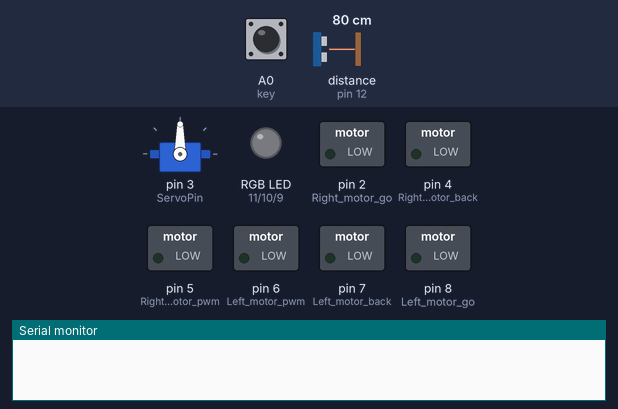
Simulated run of this sketch. Board: Arduino Uno, built with avr-gcc and run on an emulated ATmega328P. On the bench: servo, switched loads named in the sketch (green lamp = pin HIGH), an RGB LED mixed from three pins (HIGH = lit), the last lines printed to the serial monitor. Dashed ring = blinking. The test bench sets the inputs (shaded band); at power-on: A0 (key) HIGH, distance to the obstacle (sensor on pin 12) 80 cm. The echo pulse lasts 58.3 µs per cm; pins used as bus, display or sensor lines are not drawn.

Above: at 0.8 s.
0.9 s: A0 (key) pulled LOW for 0.15 s
At 2.0 s:
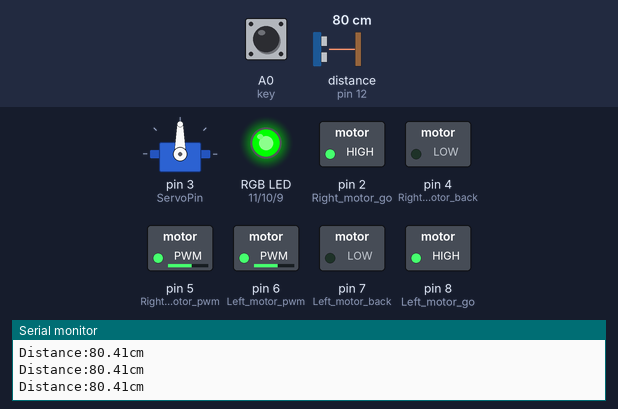
2.6 s: distance to the obstacle (sensor on pin 12) set to 38 cm
5.6 s: distance to the obstacle (sensor on pin 12) set to 32 cm
At 6.0 s:
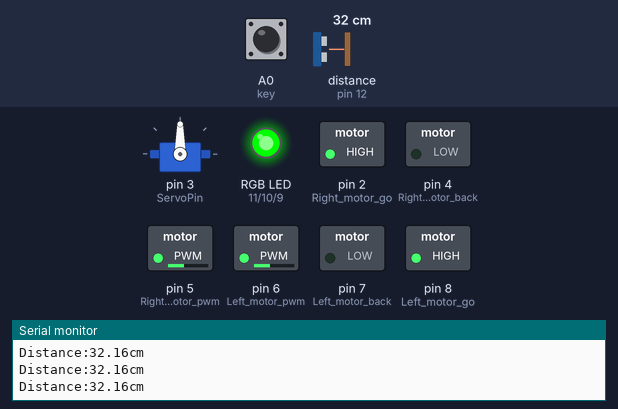
7.1 s: distance to the obstacle (sensor on pin 12) set to 27 cm
10.1 s: distance to the obstacle (sensor on pin 12) set to 22 cm
At 10.7 s:
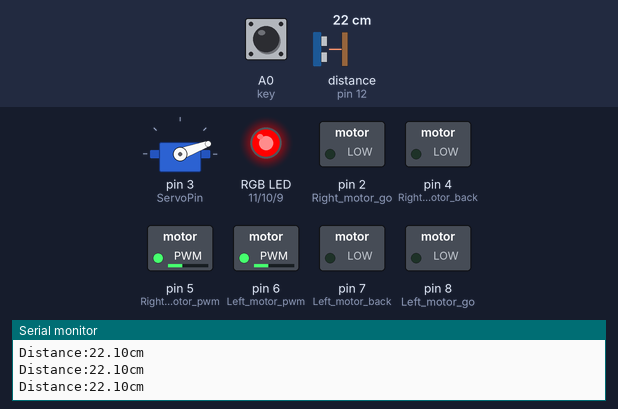
13.1 s: distance to the obstacle (sensor on pin 12) set to 35 cm
At 15.3 s:
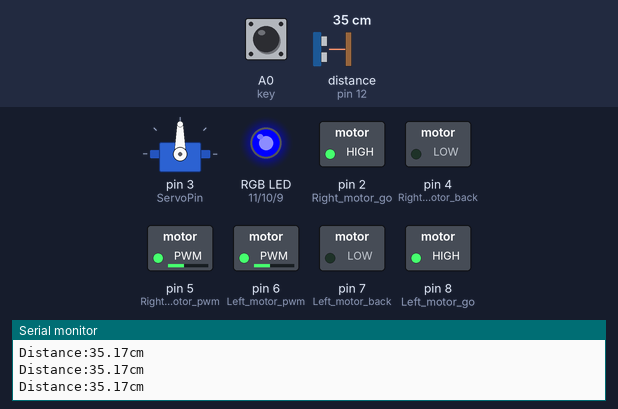
Timing chart, 0 to 16.8 s (numbered marks = the images above; inputs shaded):
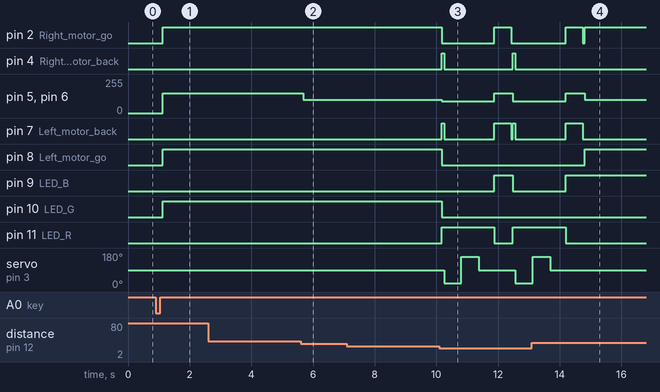

Measured:
- the behaviour switches between 36 and 35 cm on distance to the obstacle (sensor on pin 12) (found by bisection; images 1 and 2)
- the behaviour switches between 25 and 24 cm on distance to the obstacle (sensor on pin 12) (found by bisection; images 2 and 3)
- after the input at 0.9 s, pin 2 (Right_motor_go), pin 8 (Left_motor_go), pin 10 (LED_G): LOW → HIGH after 0.23 s; pin 5 (Right_motor_pwm), pin 6 (Left_motor_pwm): 0/255 → 150/255 after 0.23 s
- after the input at 5.6 s, pin 5 (Right_motor_pwm), pin 6 (Left_motor_pwm): 150/255 → 100/255 after 0.08 s
- after the input at 10.1 s, pin 2 (Right_motor_go): HIGH → LOW after 0.07 s, → HIGH 1.7 s later, → LOW 0.55 s later; pin 4 (Right_motor_back): alternates HIGH for 0.08 s and LOW for 2.2 s, starting after 0.07 s
- after the input at 13.1 s, pin 4 (Right_motor_back): stays LOW (without the input it goes to HIGH after 1.7 s); pin 7 (Left_motor_back): goes on until 14.7 s, then stays LOW; pin 8 (Left_motor_go): LOW → HIGH after 1.7 s; pin 9 (LED_B): goes on until 14.2 s, then stays HIGH; pin 11 (LED_R): goes on until 14.2 s, then stays LOW

The sketch:

servo_ultrasonic_avoid.ino
```cpp
// (licence header left out)
#include <Servo.h>

#define ON  1
#define OFF 0

Servo myservo;

//Definition of Pin
int LED_R = 11;     //LED_R is connected to port 11 of Arduino UNO
int LED_G = 10;     //LED_G is connected to port 10 of Arduino UNO
int LED_B = 9;      //LED_B is connected to port 9 of Arduino UNO

int ServoPin = 3;

int Left_motor_go = 8;       //AIN2 connects to port 8 of Arduino UNO for control Left motor forward
int Left_motor_back = 7;     //AIN2 connects to port 7 of Arduino UNO for control Left motor back

int Right_motor_go = 2;      //BIN1 connects to port 2 of Arduino UNO for control Right motor forward
int Right_motor_back = 4;    //BIN2 connects to port 4 of Arduino UNO for control Right motor back

int Left_motor_pwm = 6;      //PWMA connects to port 6 of Arduino UNO for control the speed of the left motor
int Right_motor_pwm = 5;     //PWMA connects to port 5 of Arduino UNO for control the speed of the right motor

int key  = A0;                //Key connects to wiringPi port A0 of Arduino UNO

int EchoPin = 12;             //Define the EchoPin connect to port 12 of Arduino UNO
int TrigPin = 13;             //Define the TrigPin connect to port 13 of Arduino UNO

float distance = 0;

/**
* Function       setup
* @author        Danny
* @date          2017.07.25
* @brief         Initialization configure
* @param[in]     void
* @retval        void
* @par History
*/
void setup()
{
  //Set the baud rate of serial data transmission to 9600
  Serial.begin(9600);

  //Initialize the motor drive IO as the output mode
  pinMode(Left_motor_go, OUTPUT);
  pinMode(Left_motor_back, OUTPUT);
  pinMode(Right_motor_go, OUTPUT);
  pinMode(Right_motor_back, OUTPUT);

  //Initialize the RGB IO as the output mode
  pinMode(LED_R, OUTPUT);
  pinMode(LED_G, OUTPUT);
  pinMode(LED_B, OUTPUT);

  //Initialize the key interface as the input mode
  pinMode(key, INPUT);
  //Initialize the key interface is high level
  digitalWrite(key, HIGH);

  //Initialize ultrasonic pin
  pinMode(EchoPin, INPUT);
  pinMode(TrigPin, OUTPUT);

  myservo.attach(ServoPin);

  //Initialize the servo position forward
  int ServoPos = 90;
  myservo.write(ServoPos);

  key_scan();
}

/**
* Function       servo_color_carstate
* @author        Danny
* @date          2017.07.26
* @brief         servo_color_carstate
* @param[in]     void
* @param[out]    void
* @retval        void
* @par History
*/
void servo_color_carstate()
{
  int iServoPos = 0;
  int LeftDistance = 0;
  int RightDistance = 0;
  int FrontDistance = 0;
  corlor_led(ON, OFF, OFF);//LED_red
  back(90);                //Avoid stop suddenly
  delay(80);
  brake();

  //The servo rotates to 20°(right)to measure distance
  myservo.write(20);
  delay(500);
  Distance_test();
  RightDistance = distance;

  //The servo rotates to 160°(left)to measure distance
  myservo.write(160);
  delay(500);
  Distance_test();
  LeftDistance = distance;

  //The servo rotates to 90°(front)to measure distance
  myservo.write(90);
  delay(500);

  if (LeftDistance < 20 && RightDistance < 20  )
  {
    corlor_led(ON, OFF, ON);
    spin_right(150);
    delay(1100);
    brake();
  }
  else if ( LeftDistance >= RightDistance)
  {
    corlor_led(OFF, OFF, ON);
    spin_left(150);
    delay(550);
    brake();
  }
  else if (LeftDistance < RightDistance )
  {
    corlor_led(ON, OFF, ON);
    spin_right(150);
    delay(550);
    brake();
  }
}

/**
* Function       run
* @author        Danny
* @date          2017.07.26
* @brief         advance
* @param[in1]    LeftSpeed
* @param[in2]    RightSpeed
* @param[out]    void
* @retval        void
* @par History
*/
void run(int LeftSpeed, int RightSpeed)
{
  //Left motor advance
  digitalWrite(Left_motor_go, HIGH);
  digitalWrite(Left_motor_back, LOW);
  analogWrite(Left_motor_pwm, LeftSpeed);

  //Right motor advance
  digitalWrite(Right_motor_go, HIGH);
  digitalWrite(Right_motor_back, LOW);
  analogWrite(Right_motor_pwm, RightSpeed);
}

/**
* Function       brake
* @author        Danny
* @date          2017.07.25
* @brief         brake
* @param[in]
* @param[out]    void
* @retval        void
* @par History
*/
void brake()
{
  digitalWrite(Left_motor_go, LOW);
  digitalWrite(Left_motor_back, LOW);
  digitalWrite(Right_motor_go, LOW);
  digitalWrite(Right_motor_back, LOW);

}

/**
* Function       spin_left
* @author        Danny
* @date          2017.07.25
* @brief         turn left in place(left wheel back,right wheel advance)
* @param[in]     time
* @param[out]    void
* @retval        void
* @par History
*/
void spin_left(int speed)
{
  //Left motor back
  digitalWrite(Left_motor_go, LOW);
  digitalWrite(Left_motor_back, HIGH);
  analogWrite(Left_motor_pwm, speed);

  //Right motor advance
  digitalWrite(Right_motor_go, HIGH);
  digitalWrite(Right_motor_back, LOW);
  analogWrite(Right_motor_pwm, speed);
}

/**
* Function       spin_right
* @author        Danny
* @date          2017.07.25
* @brief         turn right in place(right wheel back,left wheel advance)
* @param[in]     time
* @param[out]    void
* @retval        void
* @par History
*/
void spin_right(int speed)
{
  //Left motor advance
  digitalWrite(Left_motor_go, HIGH);
  digitalWrite(Left_motor_back, LOW);
  analogWrite(Left_motor_pwm, speed);

  //Right motor back
  digitalWrite(Right_motor_go, LOW);
  digitalWrite(Right_motor_back, HIGH);
  analogWrite(Right_motor_pwm, speed);
}

/**
* Function       back
* @author        Danny
* @date          2017.07.25
* @brief         back
* @param[in]     time
* @param[out]    void
* @retval        void
* @par History
*/
void back(int speed)
{
  //Left motor back
  digitalWrite(Left_motor_go, LOW);
  digitalWrite(Left_motor_back, HIGH);
  analogWrite(Left_motor_pwm, speed);

  //Right motor back
  digitalWrite(Right_motor_go, LOW);
  digitalWrite(Right_motor_back, HIGH);
  analogWrite(Right_motor_pwm, speed);
}

/**
* Function       color_led
* @author        Danny
* @date          2017.07.25
* @brief         7 different colors formed by different combinations of R,G and B
* @param[in1]    v_iRed
* @param[in2]    v_iGreen
* @param[in3]    v_iBlue
* @retval        void
* @par History
*/
void corlor_led(int v_iRed, int v_iGreen, int v_iBlue)
{
  if (v_iRed == ON)
  {
    digitalWrite(LED_R, HIGH);
  }
  else
  {
    digitalWrite(LED_R, LOW);
  }
  if (v_iGreen == ON)
  {
    digitalWrite(LED_G, HIGH);
  }
  else
  {
    digitalWrite(LED_G, LOW);
  }
  if (v_iBlue == ON)
  {
    digitalWrite(LED_B, HIGH);
  }
  else
  {
    digitalWrite(LED_B, LOW);
  }
}

/**
* Function       Distance
* @author        Danny
* @date          2017.07.26
* @brief          measure the distance by Ultrasonic
* @param[in]     void
* @param[out]    void
* @retval        void
* @par History
*/
void Distance()
{
  digitalWrite(TrigPin, LOW);               //Input a low level of 2 us to the Trig pin
  delayMicroseconds(2);
  digitalWrite(TrigPin, HIGH);              //Input a high level of at least 10 us to the Trig pin
  delayMicroseconds(15);
  digitalWrite(TrigPin, LOW);
  float Fdistance = pulseIn(EchoPin, HIGH);
  Fdistance = Fdistance / 58;
  Serial.print("Distance:");
  Serial.print(Fdistance);
  Serial.println("cm");
  distance = Fdistance;
}

/**
* Function       Distane_test
* @author        Danny
* @date          2017.07.26
* @brief         Remove the maximum, minimum of the 5 datas, and get average values of 3 datas to improve accuracy of test
* @param[in]     void
* @param[out]    void
* @retval        void
* @par History
*/
void Distance_test()
{
  unsigned long ultrasonic[5] = {0};
  int num = 0;
  while (num < 5)
  {
    Distance();
    while (distance >= 600 || distance == 0)
    {
      brake();
      Distance();
    }
    ultrasonic[num] = distance;
    num++;
    delay(10);
  }
  num = 0;
  bubble(ultrasonic, 5);
  distance = (ultrasonic[1] + ultrasonic[2] + ultrasonic[3]) / 3;
  return;
}

/**
* Function       bubble
* @author        Danny
* @date          2017.07.26
* @brief         Bubble sorting
* @param[in1]    a:Ultrasonic array first address
* @param[in2]    n:Size of Ultrasonic array
* @param[out]    void
* @retval        void
* @par History
*/
void bubble(unsigned long *a, int n)

{
  int i, j, temp;
  for (i = 0; i < n - 1; i++)
  {
    for (j = i + 1; j < n; j++)
    {
      if (a[i] > a[j])
      {
        temp = a[i];
        a[i] = a[j];
        a[j] = temp;
      }
    }
  }
}

/**
* Function       key_scan
* @author        Danny
* @date          2017.07.25
* @brief         key detection (including software-key debounce)
* @param[in]     void
* @param[out]    void
* @retval        void
* @par History
*/
void key_scan()
{
  while (digitalRead(key));       //Loops this code when the key is not pressed
  while (!digitalRead(key))       //When the key is pressed
  {
    delay(10);
    if (digitalRead(key)  ==  LOW)//Re-determine whether the key was pressed
    {
      delay(100);
      while (!digitalRead(key));  //Determine whether the key is released
    }
  }
}

/**
* Function       loop
* @author        Danny
* @date          2017.07.25
* @brief
* @param[in]     void
* @retval        void
* @par History
*/
void loop()
{
  Distance_test();
  if (distance > 35  )
  {
    run(150, 150);
    corlor_led(OFF, ON, OFF);
  }
  else if ((distance >= 25 && distance <= 35))
  {
    run(100, 100);
  }
  else if (  distance < 25  )
  {
    servo_color_carstate();
  }
}
```
